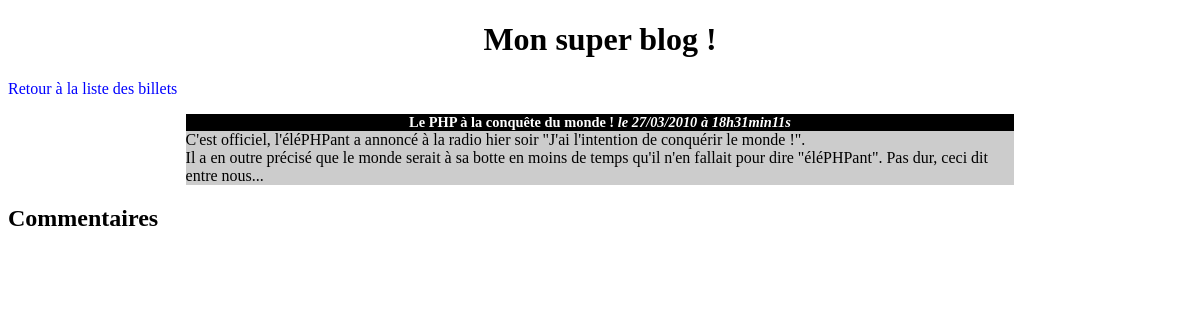
The page /post.php?id=2 on the database as committed earlier.
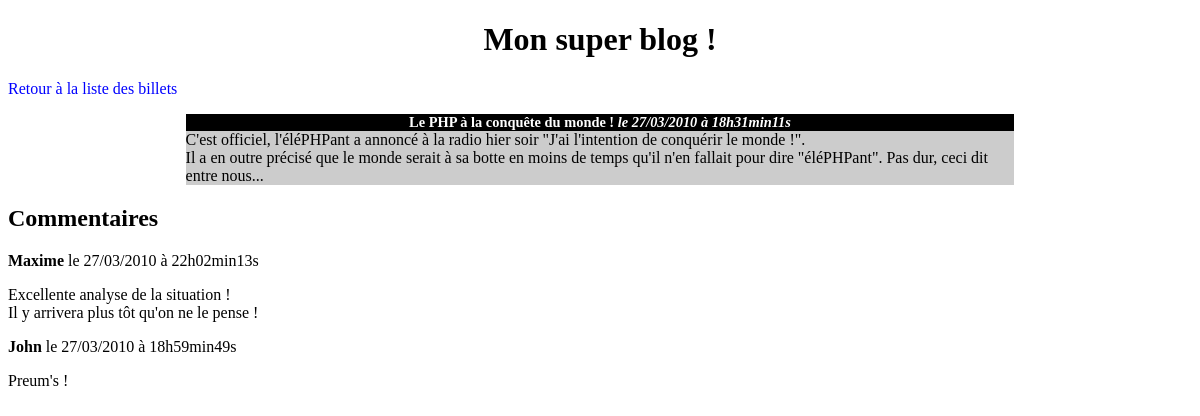
The same page on the database as committed later.
### tables this page shows
CREATE TABLE IF NOT EXISTS `posts` (
  `id` int(11) NOT NULL AUTO_INCREMENT,
  `title` varchar(255) NOT NULL,
  `content` text NOT NULL,
  `creation_date` datetime NOT NULL,
  PRIMARY KEY (`id`)
);

CREATE TABLE IF NOT EXISTS `comments` (
  `id` int(11) NOT NULL AUTO_INCREMENT,
  `post_id` int(11) NOT NULL,
  `author` varchar(255) NOT NULL,
  `comment` text NOT NULL,
  `comment_date` datetime NOT NULL,
  PRIMARY KEY (`id`)
);

### model.php (called while the page is built, shortened)
<?php
function dbConnect()
{
	try
	{
		$db = new PDO('mysql:host=localhost;dbname=blog;charset=utf8', 'root', 'root');
		return $db;
	}
	catch(Exception $e)
	{
		die('Erreur : '.$e->getMessage());
	}
}
function getPost($postId)
{
	$db = dbConnect();
	$req = $db->prepare('SELECT id, title, content, DATE_FORMAT(creation_date, \'%d/%m/%Y à %Hh%imin%ss\') AS creation_date_fr FROM posts WHERE id = ?');
	$req->execute(array($postId));
	$post = $req->fetch();
	return $post;
}
function getComments($postId)
{
	$db = dbConnect();
	$comments = $db->prepare('SELECT id, author, comment, DATE_FORMAT(comment_date, \'%d/%m/%Y à %Hh%imin%ss\') AS comment_date_fr FROM comments WHERE post_id = ? ORDER BY comment_date DESC');
	$comments->execute(array($postId));
	return $comments;
}

### postView.php (the view, shortened to what this page needs)
<!DOCTYPE html>
<html>
  <head>
    <link href="./css/style.css" rel="stylesheet"/>
  </head>
  <body>
    <h1>Mon super blog !</h1>
    <p><a href="index.php">Retour à la liste des billets</a></p>
    <div class="news">
      <h3>
        <?= htmlspecialchars($post['title']) ?>
        <em>le <?= $post['creation_date_fr'] ?></em>
      </h3>
      <p>
        <?= nl2br(htmlspecialchars($post['content'])) ?>
      </p>
    </div>
    <h2>Commentaires</h2>
    <?php
    while ($comment = $comments->fetch())
    {
    ?>
      <p><strong><?= htmlspecialchars($comment['author']) ?></strong> le <?= $comment['comment_date_fr'] ?></p>
      <p><?= nl2br(htmlspecialchars($comment['comment'])) ?></p>
    <?php
    }
    ?>
  </body>
</html>

### post.php
<?php
require('model.php');
if (isset($_GET['id']) && $_GET['id'] > 0) {
  $post = getPost($_GET['id']);
  $comments = getComments($_GET['id']);
  require('postView.php');
}
else {
  echo 'Erreur : aucun identifiant de billet envoyé';
}

### css/style.css (style rules this page uses)
h1, h3 { text-align:center; }
h3 { background-color:black; color:white; font-size:0.9em; margin-bottom:0px; }
.news p { background-color:#CCCCCC; margin-top:0px; }
.news { width:70%; margin:auto; }
a { text-decoration: none; color: blue; }

Rows that differ between the two databases and show on the page:
added comments: author "Maxime", comment_date_fr "27/03/2010 à 22h02min13s", comment "Excellente analyse de la situation ! Il y arrivera plus tôt qu'on ne le pense !"
added comments: author "John", comment_date_fr "27/03/2010 à 18h59min49s", comment "Preum's !"
